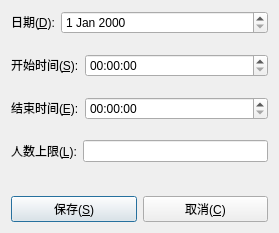
<?xml version="1.0" encoding="UTF-8"?>
<ui version="4.0">
 <class>newAppointmentDialog</class>
 <widget class="QDialog" name="newAppointmentDialog">
  <property name="geometry">
   <rect>
    <x>0</x>
    <y>0</y>
    <width>279</width>
    <height>233</height>
   </rect>
  </property>
  <property name="minimumSize">
   <size>
    <width>279</width>
    <height>233</height>
   </size>
  </property>
  <property name="maximumSize">
   <size>
    <width>279</width>
    <height>233</height>
   </size>
  </property>
  <property name="windowTitle">
   <string>新建预约时间</string>
  </property>
  <layout class="QVBoxLayout" name="verticalLayout">
   <item>
    <layout class="QHBoxLayout" name="horizontalLayout">
     <property name="sizeConstraint">
      <enum>QLayout::SetFixedSize</enum>
     </property>
     <item>
      <widget class="QLabel" name="label">
       <property name="sizePolicy">
        <sizepolicy hsizetype="Fixed" vsizetype="Fixed">
         <horstretch>0</horstretch>
         <verstretch>0</verstretch>
        </sizepolicy>
       </property>
       <property name="text">
        <string>日期(&amp;D):</string>
       </property>
       <property name="buddy">
        <cstring>dayEdit</cstring>
       </property>
      </widget>
     </item>
     <item>
      <widget class="QDateEdit" name="dayEdit">
       <property name="timeSpec">
        <enum>Qt::LocalTime</enum>
       </property>
      </widget>
     </item>
    </layout>
   </item>
   <item>
    <spacer name="verticalSpacer_2">
     <property name="orientation">
      <enum>Qt::Vertical</enum>
     </property>
     <property name="sizeHint" stdset="0">
      <size>
       <width>20</width>
       <height>40</height>
      </size>
     </property>
    </spacer>
   </item>
   <item>
    <layout class="QHBoxLayout" name="horizontalLayout_2">
     <item>
      <widget class="QLabel" name="label_2">
       <property name="sizePolicy">
        <sizepolicy hsizetype="Fixed" vsizetype="Fixed">
         <horstretch>0</horstretch>
         <verstretch>0</verstretch>
        </sizepolicy>
       </property>
       <property name="text">
        <string>开始时间(&amp;S):</string>
       </property>
       <property name="buddy">
        <cstring>startTimeEdit</cstring>
       </property>
      </widget>
     </item>
     <item>
      <widget class="QTimeEdit" name="startTimeEdit">
       <property name="timeSpec">
        <enum>Qt::LocalTime</enum>
       </property>
      </widget>
     </item>
    </layout>
   </item>
   <item>
    <spacer name="verticalSpacer_3">
     <property name="orientation">
      <enum>Qt::Vertical</enum>
     </property>
     <property name="sizeHint" stdset="0">
      <size>
       <width>20</width>
       <height>40</height>
      </size>
     </property>
    </spacer>
   </item>
   <item>
    <layout class="QHBoxLayout" name="horizontalLayout_3">
     <item>
      <widget class="QLabel" name="label_3">
       <property name="sizePolicy">
        <sizepolicy hsizetype="Fixed" vsizetype="Fixed">
         <horstretch>0</horstretch>
         <verstretch>0</verstretch>
        </sizepolicy>
       </property>
       <property name="text">
        <string>结束时间(&amp;E):</string>
       </property>
       <property name="buddy">
        <cstring>endTimeEdit</cstring>
       </property>
      </widget>
     </item>
     <item>
      <widget class="QTimeEdit" name="endTimeEdit">
       <property name="timeSpec">
        <enum>Qt::LocalTime</enum>
       </property>
      </widget>
     </item>
    </layout>
   </item>
   <item>
    <spacer name="verticalSpacer_4">
     <property name="orientation">
      <enum>Qt::Vertical</enum>
     </property>
     <property name="sizeHint" stdset="0">
      <size>
       <width>20</width>
       <height>40</height>
      </size>
     </property>
    </spacer>
   </item>
   <item>
    <layout class="QHBoxLayout" name="horizontalLayout_4">
     <item>
      <widget class="QLabel" name="label_4">
       <property name="text">
        <string>人数上限(&amp;L):</string>
       </property>
       <property name="buddy">
        <cstring>numLimitEdit</cstring>
       </property>
      </widget>
     </item>
     <item>
      <widget class="QLineEdit" name="numLimitEdit"/>
     </item>
    </layout>
   </item>
   <item>
    <spacer name="verticalSpacer_5">
     <property name="orientation">
      <enum>Qt::Vertical</enum>
     </property>
     <property name="sizeHint" stdset="0">
      <size>
       <width>20</width>
       <height>40</height>
      </size>
     </property>
    </spacer>
   </item>
   <item>
    <spacer name="verticalSpacer">
     <property name="orientation">
      <enum>Qt::Vertical</enum>
     </property>
     <property name="sizeHint" stdset="0">
      <size>
       <width>20</width>
       <height>40</height>
      </size>
     </property>
    </spacer>
   </item>
   <item>
    <layout class="QHBoxLayout" name="horizontalLayout_5">
     <item>
      <widget class="QPushButton" name="saveButton">
       <property name="text">
        <string>保存(&amp;S)</string>
       </property>
      </widget>
     </item>
     <item>
      <widget class="QPushButton" name="closeButton">
       <property name="text">
        <string>取消(&amp;C)</string>
       </property>
      </widget>
     </item>
    </layout>
   </item>
  </layout>
 </widget>
 <resources/>
 <connections/>
</ui>
